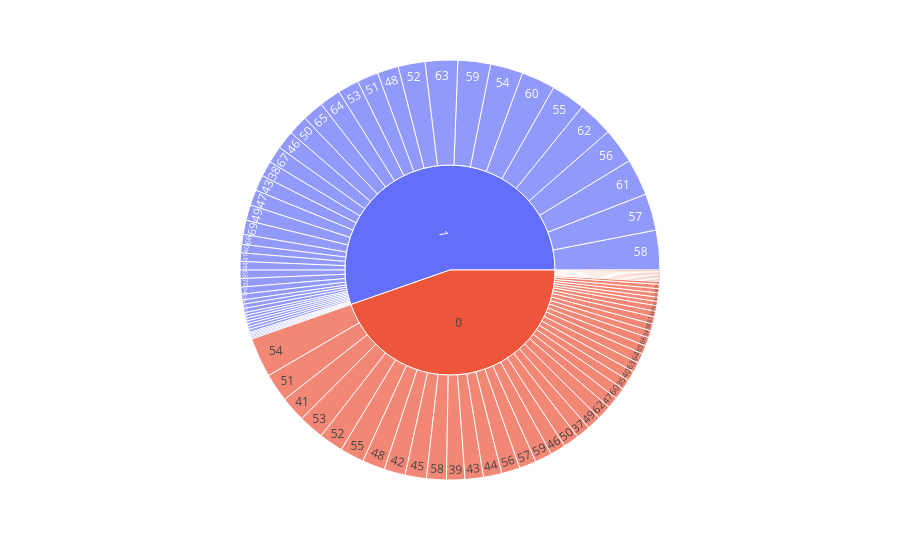

This figure's notebook cell:
### Code cell
px.sunburst(heart_df,path=['HeartDisease','Age'])

### Figure 1 — Plotly figure (JSON) as saved in the notebook; plotly's stock layout.template omitted (floating-point values rounded to 4 significant figures)
{"data": [{"branchvalues": "total", "domain": {"x": [0, 1], "y": [0, 1]}, "hovertemplate": "labels=%{label}<br>count=%{value}<br>parent=%{parent}<br>id=%{id}<extra></extra>", "ids": ["0/28", "0/29", "0/30", "0/31", "1/31", "0/32", "1/32", "0/33", "1/33", "0/34", "1/34", "0/35", "1/35", "0/36", "1/36", "0/37", "1/37", "0/38", "1/38", "0/39", "1/39", "0/40", "1/40", "0/41", "1/41", "0/42", "1/42", "0/43", "1/43", "0/44", "1/44", "0/45", "1/45", "0/46", "1/46", "0/47", "1/47", "0/48", "1/48", "0/49", "1/49", "0/50", "1/50", "0/51", "1/51", "0/52", "1/52", "0/53", "1/53", "0/54", "1/54", "0/55", "1/55", "0/56", "1/56", "0/57", "1/57", "0/58", "1/58", "0/59", "1/59", "0/60", "1/60", "0/61", "1/61", "0/62", "1/62", "0/63", "1/63", "0/64", "1/64", "0/65", "1/65", "0/66", "1/66", "0/67", "1/67", "0/68", "1/68", "0/69", "1/69", "0/70", "1/70", "0/71", "1/71", "0/72", "1/72", "1/73", "0/74", "1/74", "0/75", "1/75", "0/76", "1/76", "1/77", "0", "1"], "labels": ["28", "29", "30", "31", "31", "32", "32", "33", "33", "34", "34", "35", "35", "36", "36", "37", "37", "38", "38", "39", "39", "40", "40", "41", "41", "42", "42", "43", "43", "44", "44", "45", "45", "46", "46", "47", "47", "48", "48", "49", "49", "50", "50", "51", "51", "52", "52", "53", "53", "54", "54", "55", "55", "56", "56", "57", "57", "58", "58", "59", "59", "60", "60", "61", "61", "62", "62", "63", "63", "64", "64", "65", "65", "66", "66", "67", "67", "68", "68", "69", "69", "70", "70", "71", "71", "72", "72", "73", "74", "74", "75", "75", "76", "76", "77", "0", "1"], "name": "", "parents": ["0", "0", "0", "0", "1", "0", "1", "0", "1", "0", "1", "0", "1", "0", "1", "0", "1", "0", "1", "0", "1", "0", "1", "0", "1", "0", "1", "0", "1", "0", "1", "0", "1", "0", "1", "0", "1", "0", "1", "0", "1", "0", "1", "0", "1", "0", "1", "0", "1", "0", "1", "0", "1", "0", "1", "0", "1", "0", "1", "0", "1", "0", "1", "0", "1", "0", "1", "0", "1", "0", "1", "0", "1", "0", "1", "0", "1", "0", "1", "0", "1", "0", "1", "0", "1", "0", "1", "1", "0", "1", "0", "1", "0", "1", "1", "", ""], "type": "sunburst", "values": [1, 3, 1, 1, 1, 3, 2, 1, 1, 5, 2, 7, 4, 4, 2, 10, 1, 5, 11, 13, 2, 7, 6, 18, 6, 15, 3, 13, 11, 13, 6, 15, 3, 11, 13, 8, 11, 16, 15, 10, 11, 11, 14, 20, 15, 17, 19, 18, 15, 28, 23, 17, 24, 13, 25, 12, 26, 14, 28, 12, 23, 8, 24, 5, 26, 10, 25, 7, 23, 7, 15, 6, 15, 6, 7, 3, 12, 4, 6, 3, 10, 1, 6, 3, 2, 1, 3, 1, 2, 5, 1, 2, 1, 1, 2, 410, 508]}], "layout": {"legend": {"tracegroupgap": 0}, "margin": {"t": 60}}}
